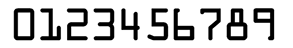
#> input picture competetive/codewars/optical-character-recognition/data/digits.png, 293 x 48 px, found by its file name
$ python extract_single_digits.py
#> lines starting #> are read from the running program, lines starting #| are printed output that depends on the picture; after the words box and inside, x2 and y2 are one past the last pixel; in counts of white or black regions, pixels touching at a corner belong together
from pathlib import Path
from queue import Queue

from PIL import Image
import numpy as np


DATA_PATH = Path('data')
IMAGE_PATH = DATA_PATH / 'digits.png'
EXTRACTED_PATH = DATA_PATH / 'extracted_digits'
OUTPUT_PATH = 'digits.h'

def extract_single_digits(image_path, output_path):
#> called with output_path = 'digits.h'
    img = Image.open(image_path)
#> img is the input picture: PIL image 293x48 RGBA; mean R, G, B, A 202.1, 202.1, 202.1, 254.3
    img = img.convert('L')
#> img: PIL image 293x48 L

    boxes = find_bounding_boxes(img)
#> after the loop in find_bounding_boxes, `for y in range(image.size[1]):`:
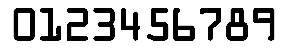
#> image: PIL image 293x48 L; min 0, max 255, mean 191.9
#> after the loop in find_bounding_boxes, `for y in range(image.size[1]):`: bounding_box = [253, 8, 273, 40]; bounding_boxes = [[14, 8, 34, 40], [40, 8, 60, 40], [67, 8, 87, 40], [93, 8, 114, 40], [121, 8, 139, 40], [147, 8, 167, 40], [173, 8, 194, 40], [200, 8, 220, 40], [226, 8, 247, 40], [253, 8, 273, 40]]; nx = 272; ny = 41; visited = 48 items; x = 292
#> boxes has the same summary as bounding_boxes in find_bounding_boxes

    with open(OUTPUT_PATH, 'w+', encoding='utf-8') as f:
        f.write('#include "image.h"\n\n')
        f.write('Image digits[10] = {\n')
        for i in range(len(boxes)):
            box = boxes[i]
            digit = img.crop(box)

            f.write(f'Image({digit.size[0]}, {digit.size[1]}')
            f.write(', {\n')
            for y in range(digit.size[1]):
                f.write('\t')
                for x in range(digit.size[0]):
                    f.write(f'{1 if digit.getpixel((x, y)) > 100 else 0}, ')
                f.write('\n')
            f.write('}),')

            digit.convert('1').save(EXTRACTED_PATH / Path(f'{i}.png'))
#> this loop made 10 passes
#> pass 1, in extract_single_digits, `digit = img.crop(box)`:
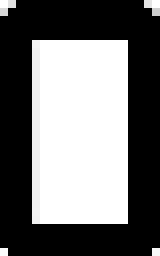
#> digit: PIL image 20x32 L (shown 8 times larger); min 0, max 255, mean 112.4
#> pass 1, in extract_single_digits, `digit.convert('1').save(EXTRACTED_PATH / Path(f'{i}.png'))`:
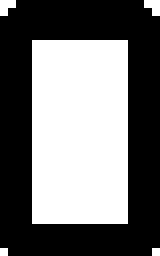
#> saved as 0.png: PIL image 20x32 1 (shown 8 times larger); 44.4% white; 5 white regions (4 under 20 px), largest, box (x1, y1, x2, y2) and area: (4, 5, 16, 28) 276
#> pass 2, in extract_single_digits, `digit = img.crop(box)`:
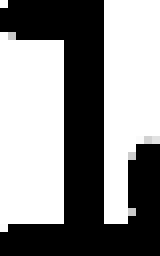
#> digit: PIL image 20x32 L (shown 8 times larger); min 0, max 255, mean 137.9
#> pass 2, in extract_single_digits, `digit.convert('1').save(EXTRACTED_PATH / Path(f'{i}.png'))`:
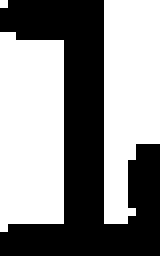
#> saved as 1.png: PIL image 20x32 1 (shown 8 times larger); 54.2% white; 1 black region, box (x1, y1, x2, y2) and area: (0, 0, 20, 32) 293
#> after the loop:
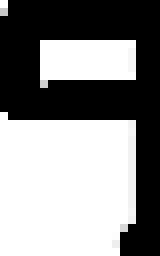
#> digit: PIL image 20x32 L (shown 8 times larger); min 0, max 255, mean 137.3
        f.write('};\n')


def find_bounding_boxes(image):
    visited = [[False for _ in range(image.size[0])] for _ in range(image.size[1])]
    bounding_boxes = []

    for y in range(image.size[1]):
        for x in range(image.size[0]):
            if image.getpixel((x, y)) < 200 and not visited[y][x]:
                q = Queue()
                q.put((x, y))
                visited[y][x] = True
                bounding_box = [x, y, x, y]

                while(not q.empty()):
                    x, y = q.get()

                    image.putpixel((x, y), 0)

                    bounding_box[0] = min(bounding_box[0], x)
                    bounding_box[1] = min(bounding_box[1], y)
                    bounding_box[2] = max(bounding_box[2], x)
                    bounding_box[3] = max(bounding_box[3], y)

                    for dx in range(-1, 2):
                        for dy in range(-1, 2):
                            nx = x + dx
                            ny = y + dy

                            if nx < 0 or nx >= image.size[0] or ny < 0 or ny >= image.size[1]:
                                continue

                            if image.getpixel((nx, ny)) < 200 and not visited[ny][nx]:
                                q.put((nx, ny))
                                visited[ny][nx] = True
                bounding_boxes.append(bounding_box)
    return bounding_boxes


extract_single_digits(IMAGE_PATH, OUTPUT_PATH)
